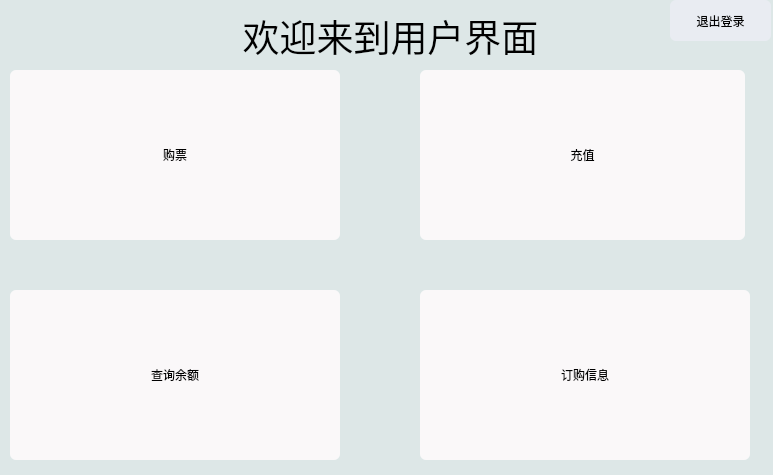
<?xml version="1.0" encoding="UTF-8"?>
<ui version="4.0">
 <class>userPage</class>
 <widget class="QWidget" name="userPage">
  <property name="geometry">
   <rect>
    <x>0</x>
    <y>0</y>
    <width>773</width>
    <height>475</height>
   </rect>
  </property>
  <property name="windowTitle">
   <string>用户界面</string>
  </property>
  <property name="windowIcon">
   <iconset resource="resource.qrc">
    <normaloff>:/Qt-picture/CR73.jpg</normaloff>:/Qt-picture/CR73.jpg</iconset>
  </property>
  <property name="styleSheet">
   <string notr="true">background-color: rgb(221, 231, 231);</string>
  </property>
  <widget class="QLabel" name="label">
   <property name="geometry">
    <rect>
     <x>210</x>
     <y>10</y>
     <width>361</width>
     <height>51</height>
    </rect>
   </property>
   <property name="font">
    <font>
     <family>华文行楷</family>
     <pointsize>28</pointsize>
     <italic>false</italic>
     <bold>false</bold>
    </font>
   </property>
   <property name="styleSheet">
    <string notr="true">font: 28pt &quot;华文行楷&quot;;</string>
   </property>
   <property name="text">
    <string>欢迎来到用户界面</string>
   </property>
   <property name="alignment">
    <set>Qt::AlignmentFlag::AlignCenter</set>
   </property>
  </widget>
  <widget class="QPushButton" name="tologinPage">
   <property name="geometry">
    <rect>
     <x>670</x>
     <y>0</y>
     <width>101</width>
     <height>41</height>
    </rect>
   </property>
   <property name="styleSheet">
    <string notr="true">QPushButton:hover{border:1px solid #D0D1CF;}
QPushButton{  font: 12pt &quot;华文行楷&quot;; background-color:#E9ECF2; border-radius:6;}</string>
   </property>
   <property name="text">
    <string>退出登录</string>
   </property>
  </widget>
  <widget class="QPushButton" name="buyticket">
   <property name="geometry">
    <rect>
     <x>10</x>
     <y>70</y>
     <width>330</width>
     <height>170</height>
    </rect>
   </property>
   <property name="styleSheet">
    <string notr="true">QPushButton:hover{border:1px solid black;}
QPushButton{  font: 10pt &quot;华文行楷&quot;; border-radius:6; background-color:#FAF8F9}
</string>
   </property>
   <property name="text">
    <string>购票</string>
   </property>
  </widget>
  <widget class="QPushButton" name="ticketinfo">
   <property name="geometry">
    <rect>
     <x>420</x>
     <y>290</y>
     <width>330</width>
     <height>170</height>
    </rect>
   </property>
   <property name="styleSheet">
    <string notr="true">QPushButton:hover{border:1px solid black;}
QPushButton{  font: 10pt &quot;华文行楷&quot;; border-radius:6; background-color:#FAF8F9}
</string>
   </property>
   <property name="text">
    <string>订购信息</string>
   </property>
  </widget>
  <widget class="QPushButton" name="balance">
   <property name="geometry">
    <rect>
     <x>10</x>
     <y>290</y>
     <width>330</width>
     <height>170</height>
    </rect>
   </property>
   <property name="styleSheet">
    <string notr="true">QPushButton:hover{border:1px solid black;}
QPushButton{  font: 10pt &quot;华文行楷&quot;; border-radius:6; background-color:#FAF8F9}</string>
   </property>
   <property name="text">
    <string>查询余额</string>
   </property>
  </widget>
  <widget class="QPushButton" name="recharge">
   <property name="geometry">
    <rect>
     <x>420</x>
     <y>70</y>
     <width>325</width>
     <height>170</height>
    </rect>
   </property>
   <property name="styleSheet">
    <string notr="true">QPushButton:hover{border:1px solid black;}
QPushButton{  font: 10pt &quot;华文行楷&quot;; border-radius:6; background-color:#FAF8F9}</string>
   </property>
   <property name="text">
    <string>充值</string>
   </property>
  </widget>
 </widget>
 <resources>
  <include location="resource.qrc"/>
 </resources>
 <connections/>
</ui>
